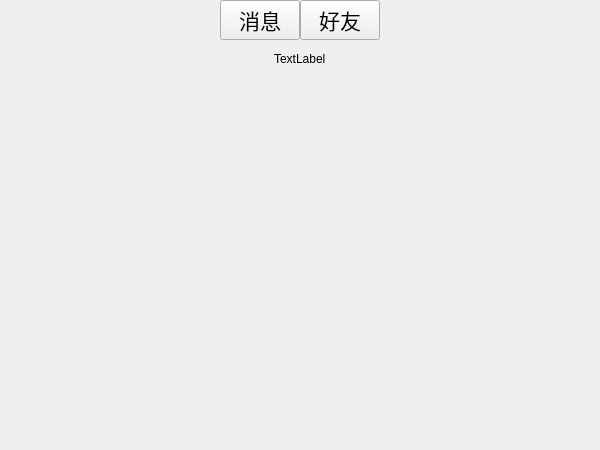
<?xml version="1.0" encoding="UTF-8"?>
<ui version="4.0">
 <class>BaseWidget</class>
 <widget class="QWidget" name="BaseWidget">
  <property name="geometry">
   <rect>
    <x>0</x>
    <y>0</y>
    <width>600</width>
    <height>450</height>
   </rect>
  </property>
  <property name="windowTitle">
   <string>Form</string>
  </property>
  <property name="autoFillBackground">
   <bool>false</bool>
  </property>
  <layout class="QVBoxLayout" name="verticalLayout">
   <property name="spacing">
    <number>0</number>
   </property>
   <property name="leftMargin">
    <number>0</number>
   </property>
   <property name="topMargin">
    <number>0</number>
   </property>
   <property name="rightMargin">
    <number>0</number>
   </property>
   <property name="bottomMargin">
    <number>0</number>
   </property>
   <item>
    <layout class="QHBoxLayout" name="horizontalLayout">
     <item>
      <spacer name="horizontalSpacer">
       <property name="orientation">
        <enum>Qt::Horizontal</enum>
       </property>
       <property name="sizeHint" stdset="0">
        <size>
         <width>40</width>
         <height>20</height>
        </size>
       </property>
      </spacer>
     </item>
     <item>
      <widget class="QPushButton" name="pb_msg">
       <property name="font">
        <font>
         <pointsize>16</pointsize>
        </font>
       </property>
       <property name="text">
        <string>消息</string>
       </property>
      </widget>
     </item>
     <item>
      <widget class="QPushButton" name="pb_friend">
       <property name="font">
        <font>
         <pointsize>16</pointsize>
        </font>
       </property>
       <property name="text">
        <string>好友</string>
       </property>
      </widget>
     </item>
     <item>
      <spacer name="horizontalSpacer_2">
       <property name="orientation">
        <enum>Qt::Horizontal</enum>
       </property>
       <property name="sizeHint" stdset="0">
        <size>
         <width>40</width>
         <height>20</height>
        </size>
       </property>
      </spacer>
     </item>
    </layout>
   </item>
   <item>
    <widget class="QStackedWidget" name="stackedWidget">
     <widget class="QWidget" name="page">
      <layout class="QVBoxLayout" name="verticalLayout_3">
       <item>
        <layout class="QVBoxLayout" name="verticalLayout_2">
         <item>
          <layout class="QHBoxLayout" name="horizontalLayout_2">
           <item>
            <spacer name="horizontalSpacer_3">
             <property name="orientation">
              <enum>Qt::Horizontal</enum>
             </property>
             <property name="sizeHint" stdset="0">
              <size>
               <width>40</width>
               <height>20</height>
              </size>
             </property>
            </spacer>
           </item>
           <item>
            <widget class="QLabel" name="lb_friendName">
             <property name="text">
              <string>TextLabel</string>
             </property>
            </widget>
           </item>
           <item>
            <spacer name="horizontalSpacer_4">
             <property name="orientation">
              <enum>Qt::Horizontal</enum>
             </property>
             <property name="sizeHint" stdset="0">
              <size>
               <width>40</width>
               <height>20</height>
              </size>
             </property>
            </spacer>
           </item>
          </layout>
         </item>
         <item>
          <spacer name="verticalSpacer">
           <property name="orientation">
            <enum>Qt::Vertical</enum>
           </property>
           <property name="sizeHint" stdset="0">
            <size>
             <width>20</width>
             <height>40</height>
            </size>
           </property>
          </spacer>
         </item>
        </layout>
       </item>
      </layout>
     </widget>
     <widget class="QWidget" name="page_2"/>
    </widget>
   </item>
  </layout>
 </widget>
 <resources/>
 <connections/>
</ui>
